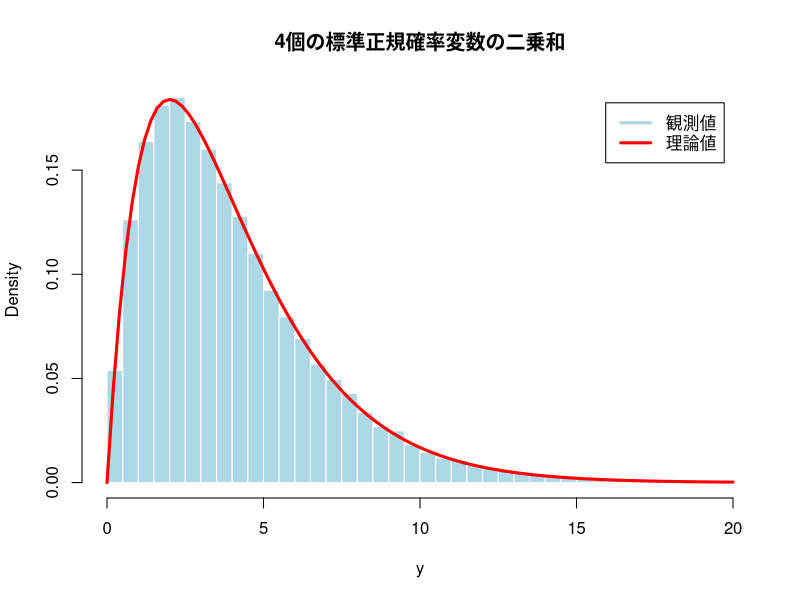

R code for this plot:
### 標準正規確率変数の二乗和の確率分布
set.seed(123) # 乱数の初期値を指定
n <- 10^5
k <- 4
y <- colSums(matrix(rnorm(n*k, 0,1)^2,k,n))
## 標準正規乱数をnk個発生し，k個の二乗和をn個作る．
if(Sys.info()["sysname"]=="Darwin") { # MacOSの場合
    par(family="HiraginoSans-W4")} # 日本語フォント
hist(y, freq=FALSE, # ヒストグラム(密度表示)
     breaks=50, xlim=c(0,20),
     col="lightblue", border="white", 
     main=paste0(k, "個の標準正規確率変数の二乗和")) 
curve(dchisq(x, df=k), add=TRUE, col="red", 
      lwd=3) # 理論上の確率密度関数
legend("topright", inset=.05, # 凡例を作成
       legend=c("観測値", "理論値"), 
       col=c("lightblue", "red"), lwd=3) 
